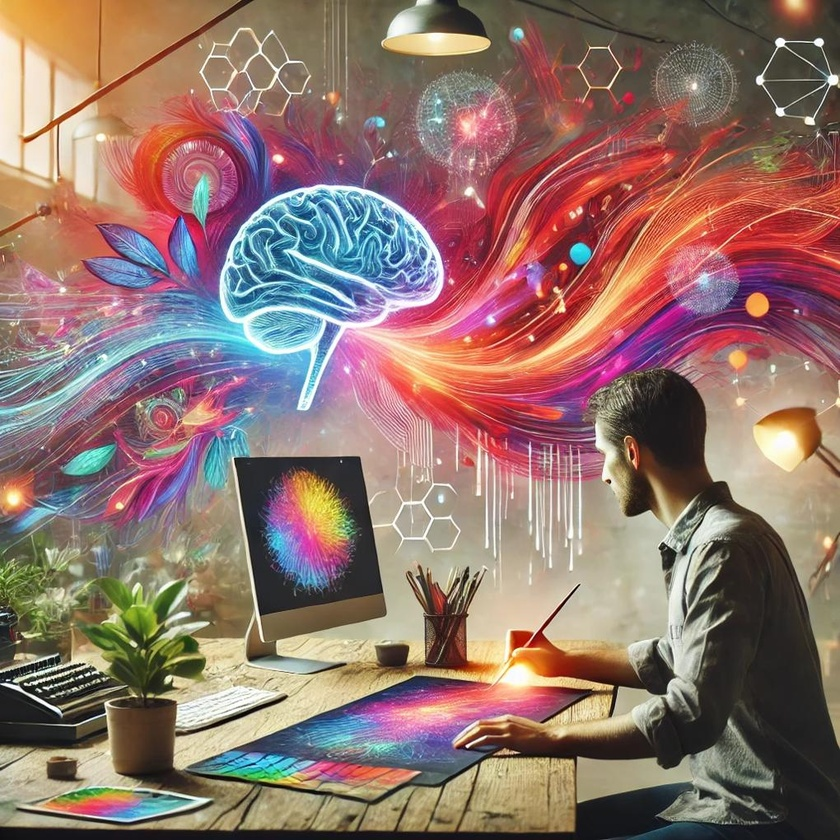
#> input picture computer_vision/your_image.jpeg, 840 x 840 px, shrunk from 1020 x 1020 before the run
$ python code_7.py
#> lines starting #> are read from the running program, lines starting #| are printed output that depends on the picture
import cv2

# Load an image
img = cv2.imread("your_image.jpeg")   # Replace with your file path
#> img is the input picture: shape (840, 840, 3); mean B, G, R 107.6, 115.1, 144.4

# Check if image loaded correctly
if img is None:
    print("Error: Could not read image.")
    exit()

# Apply Gaussian Blur (15x15 kernel)
blur = cv2.GaussianBlur(img, (15, 15), 0)
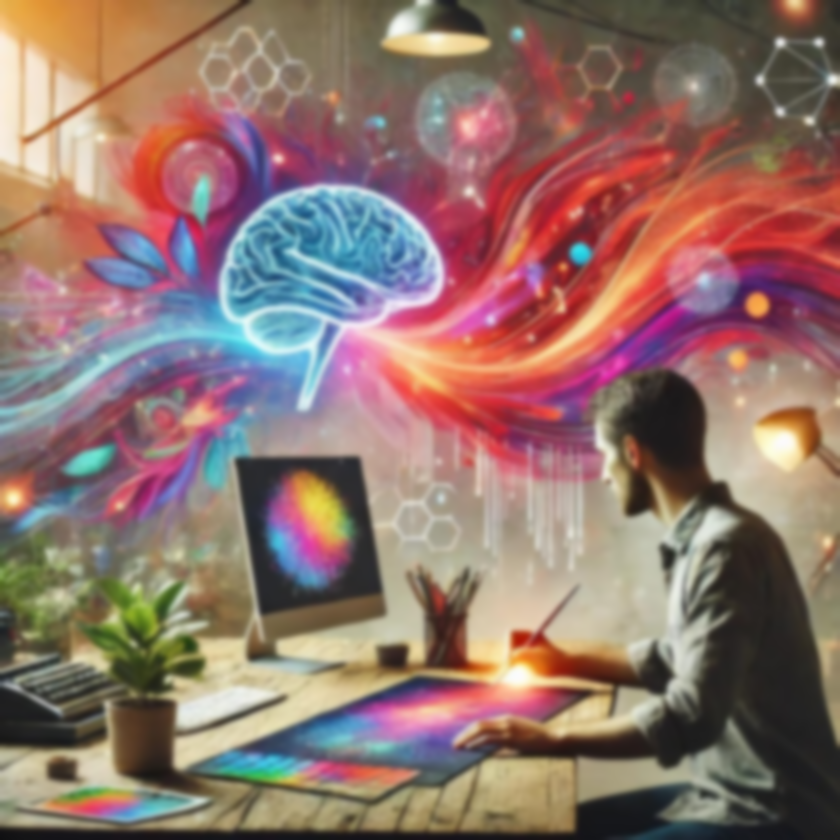
#> blur: shape (840, 840, 3); mean B, G, R 107.6, 115.1, 144.4

# Show both
cv2.imshow("Original", img)
cv2.imshow("Blurred", blur)

# Wait for key press
cv2.waitKey(0)
cv2.destroyAllWindows()

# Optional: Save the blurred image
cv2.imwrite("blurred_output.jpeg", blur)
